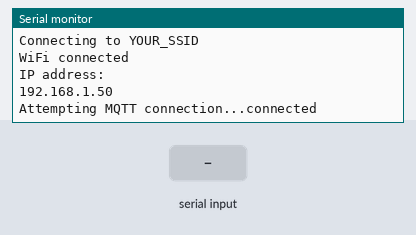
Simulated run of this sketch. Board: Raspberry Pi Pico W. Parts: the last lines printed to the serial monitor. The inputs (shaded band) are chosen by the test bench. WiFi joins after 1.5 s; servers stay silent unless stated; random numbers use the default seed unless the sketch sets one; no MQTT or app messages arrive unless stated.

Above: at 2.8 s.
2.9 s: "On\n" received over Serial
At 3.4 s:
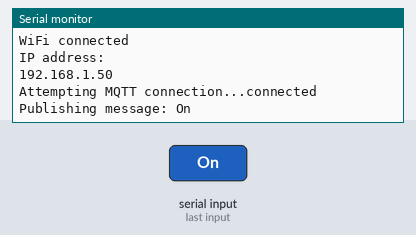
4.4 s: "Off\n" received over Serial
At 5.6 s:
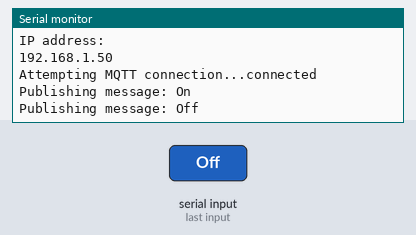
5.9 s: "1\n" received over Serial
At 6.8 s:
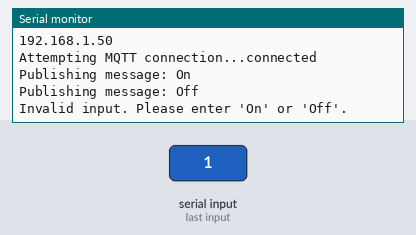

The sketch:

esp32_PicoW_ledcontrol.ino
```cpp
#include <WiFi.h>
#include <PubSubClient.h>

const char* ssid = "YOUR_SSID";
const char* password = "YOUR_PASSWORD";
const char* mqtt_server = "XXX.XXX.X.XX";

WiFiClient espClient;
PubSubClient client(espClient);

void setup_wifi() {
  delay(100);
  Serial.begin(115200);
  Serial.println();
  Serial.print("Connecting to ");
  Serial.println(ssid);

  WiFi.begin(ssid, password);

  while (WiFi.status() != WL_CONNECTED) {
    delay(500);
    Serial.print(".");
  }

  randomSeed(micros());

  Serial.println("");
  Serial.println("WiFi connected");
  Serial.println("IP address: ");
  Serial.println(WiFi.localIP());
}

void reconnect() {
  while (!client.connected()) {
    Serial.print("Attempting MQTT connection...");
    String clientId = "ESP32Publisher-";
    clientId += String(random(0xffff), HEX);

    if (client.connect(clientId.c_str())) {
      Serial.println("connected");
    } else {
      Serial.print("failed, rc=");
      Serial.print(client.state());
      Serial.println(" try again in 5 seconds");
      delay(5000);
    }
  }
}

void setup() {
  Serial.begin(115200);
  setup_wifi();
  client.setServer(mqtt_server, 1883);
}

void loop() {
  if (!client.connected()) {
    reconnect();
  }
  client.loop();

  if (Serial.available() > 0) {
    String input = Serial.readStringUntil('\n');
    input.trim(); // Remove any trailing newline characters

    if (input.equalsIgnoreCase("On") || input.equalsIgnoreCase("Off")) {
      Serial.print("Publishing message: ");
      Serial.println(input);
      client.publish("/home/led0", input.c_str());
    } else {
      Serial.println("Invalid input. Please enter 'On' or 'Off'.");
    }
  }
}
```

Measured:
- after the input at 2.9 s, the serial monitor: prints a new line at once (image 1)
- after the input at 4.4 s, the serial monitor: prints a new line at once (image 2)
- after the input at 5.9 s, the serial monitor: prints a new line at once (image 3)
